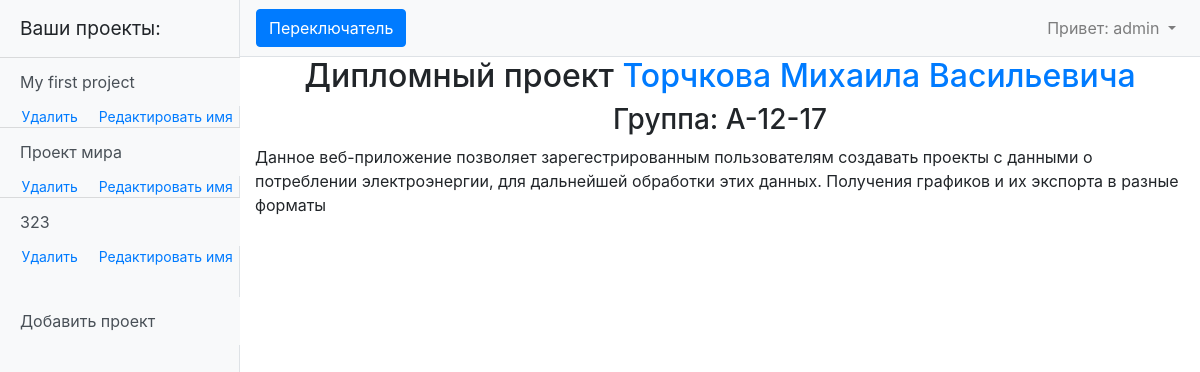
Before: / (signed in) with the older database file.
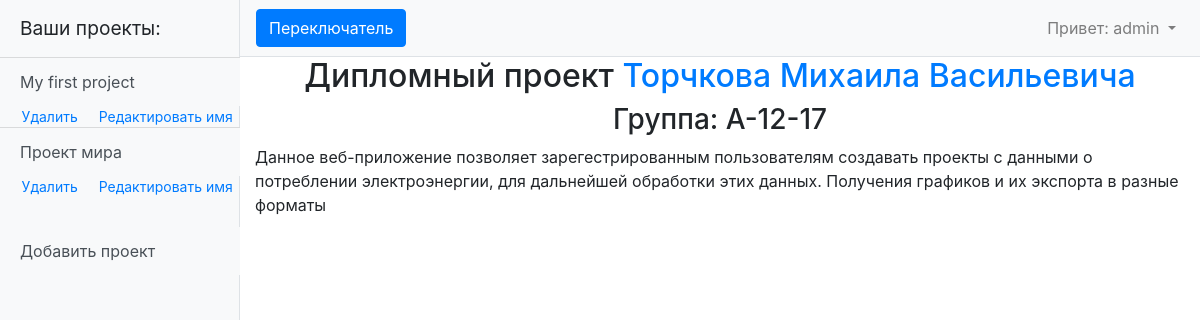
After: the same page with the newer database file.
### myapp/models.py (models this page shows, shortened)
class Data(models.Model):
    month = 'M'
    FIELD = [
        (month, 'ежемесячные данные'),
    ]
    project = models.ForeignKey(Project, on_delete=models.CASCADE)
    project_type = models.CharField(max_length=1, choices=FIELD, default='M')
    data = models.TextField(default='0 0 0 0 0 0 0 0 0 0 0 0')
    begin_heating = models.DateField(default=f'{datetime.now().year - 1}-10-15')
    end_heating = models.DateField(default=f'{datetime.now().year}-04-15')
    coef = models.FloatField(default=1.1)

class Project(models.Model):
    user = models.ForeignKey(User, on_delete=models.CASCADE)
    project_name = models.CharField(max_length=255, unique=True)
    project_date_creation = models.DateTimeField(auto_now_add=True)

### myapp/views.py (the view)
# urls.py: path('', IndexView.as_view()),
class IndexView(ListView):
    model = Data
    template_name = 'index.html'
    context_object_name = 'project'
    def get_context_data(self, **kwargs):
        context = super().get_context_data(**kwargs)
        context['a_project'] = Data.objects.filter(project__user__username=self.request.user)
        return context

### templates/index.html (shortened to what this page needs)
{% extends 'default.html' %}
{% block content %}
    <div style="display: flex; flex-direction: column; align-items: center">
        <h2>Дипломный проект <a href="https://vk.com/freeten1">Торчкова Михаила Васильевича</a></h2>
        <h3>Группа: А-12-17</h3>
        <p>Данное веб-приложение позволяет зарегестрированным пользователям создавать проекты с данными о потреблении
электроэнергии, для дальнейшей обработки этих данных. Получения графиков и их экспорта в разные форматы</p>
    </div>
{% endblock content%}

### templates/default.html (shortened to what this page needs)
{% load static %}
<!DOCTYPE html>
<html lang="ru">
<head>
    <link href="{% static 'vendor/bootstrap/css/bootstrap.min.css' %}" rel="stylesheet ">
    <link href="{% static 'css/simple-sidebar.css' %}" rel="stylesheet">
    <link href="{% static 'my_style.css' %}" rel="stylesheet">
    <link href="{% static 'style_for_graph' %}" rel="stylesheet">
</head>
<body>
  <div class="d-flex" id="wrapper">
    <div class="bg-light border-right" id="sidebar-wrapper" style="max-width: 240px;">
      <div class="sidebar-heading">Ваши проекты:</div>
      <div class="list-group list-group-flush">
          {% if user.is_authenticated %}
              {% for project in a_project %}
                  <a href="/projects/{{ project.id }}" class="list-group-item list-group-item-action bg-light" style="border-width: 1px 0 0;">{{ project.project.project_name }}</a>
                  <div class="div-del-ed">
                    <a class="" style="margin-left: 0; font-size: 14px" href="/delete/{{ project.project.id }}">Удалить</a>
                    <a class="" style="margin-left: 0; font-size: 14px" href="/create_project/{{ project.project.id }}">Редактировать имя</a>
                  </div>
              {% endfor %}
              <a href="/create_project" class="list-group-item list-group-item-action bg-light" style="margin-top: 30px;">Добавить проект</a>
          {% else %}
              <p class="list-group-item">Здесь будут отображаться ваши проекты </p>
          {% endif %}
      </div>
    </div>
    <div id="page-content-wrapper">
      <nav class="navbar navbar-expand-lg navbar-light bg-light border-bottom">
        <button class="btn btn-primary" id="menu-toggle">Переключатель</button>
        <div class="collapse navbar-collapse" id="navbarSupportedContent">
          <ul class="navbar-nav ml-auto mt-2 mt-lg-0">
            {% if user.is_authenticated %}
              <li class="nav-item dropdown">
                <a class="nav-link dropdown-toggle" href="#" id="navbarDropdown" role="button" data-toggle="dropdown" aria-haspopup="true" aria-expanded="false">
                  <span>Привет: {{ user.username }}</span>
                </a>
              </li>
            {% endif %}
          </ul>
        </div>
      </nav>
      <div class="container-fluid">
        {% block content %}{% endblock content %}
      </div>
    </div>
  </div>
</body>
</html>

Changed rows visible on the page:
removed Data: project.project_name "323"
